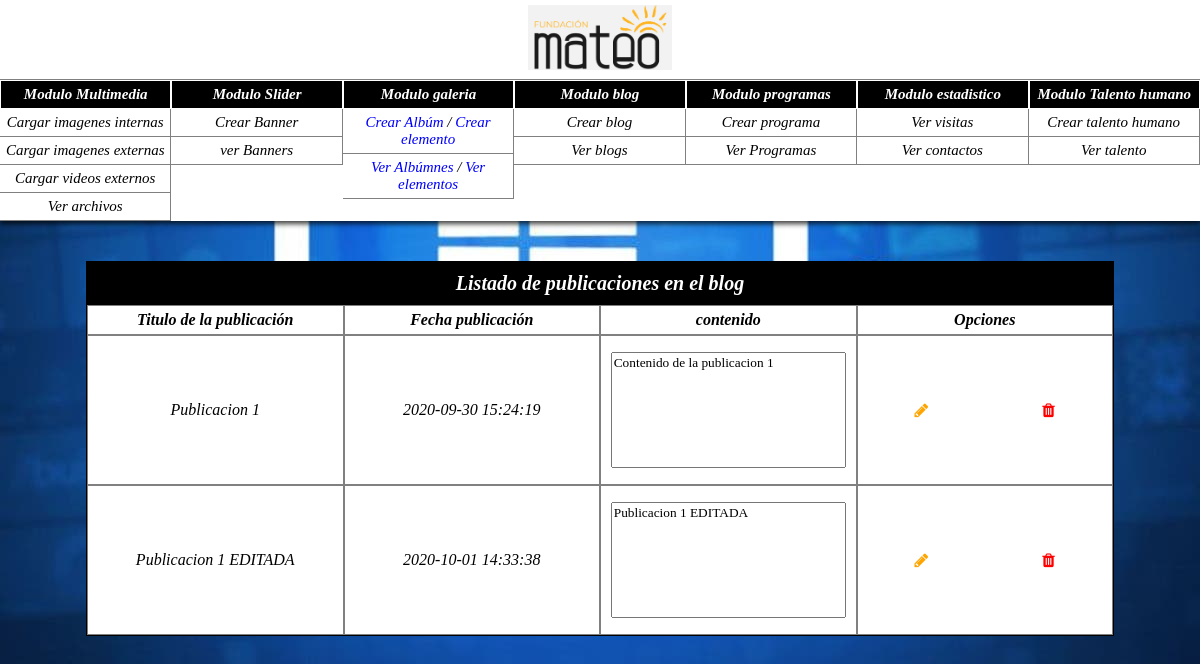
/index.php/blog/listar_blogs, run on an earlier commit of the app's database.
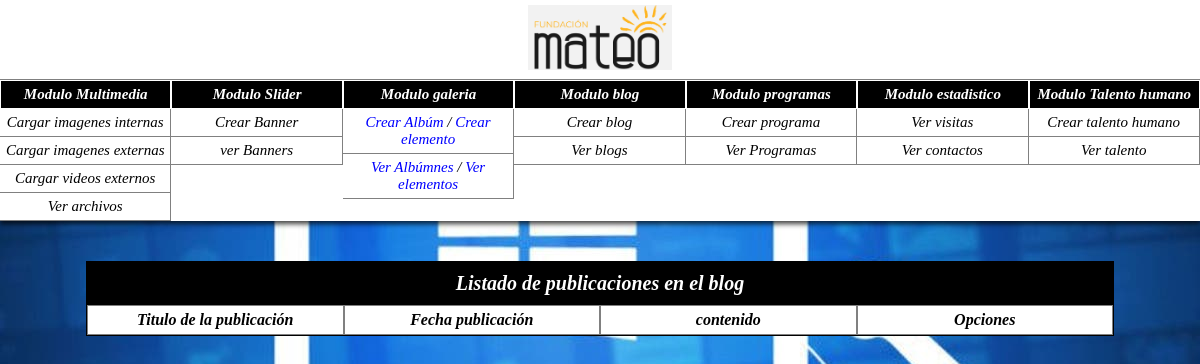
And on a later commit of the database.
### tables this page shows
CREATE TABLE `blog` (
  `blog_id` int(11) NOT NULL,
  `titulo_pub` varchar(50) NOT NULL,
  `contenido_pub` varchar(1000) NOT NULL,
  `autor_pub` varchar(20) NOT NULL,
  `fecha_pub` timestamp NOT NULL DEFAULT current_timestamp() ON UPDATE current_timestamp(),
  `portada_pub` varchar(500) NOT NULL,
  `tipo_portada` varchar(2) NOT NULL
);

### application/controllers/Blog.php (called while the page is built, shortened)
<?php
include_once "application/models/blog_model.php";
class Blog extends CI_Controller {
	public function listar_blogs()
	{
		$this->load->view('listar_blogs');
	}
	public function consultar_publicaciones(){
		$instancia = new Blog_model();
		$peticion_select = $instancia -> consultar_publicaciones();
		return $peticion_select;
	}
}

### index.php (called while the page is built, shortened)
<?php
require_once BASEPATH.'core/CodeIgniter.php';

### application/controllers/select_controller.php (called while the page is built, shortened)
<?php
include_once "Blog.php";
class Select_controller{
	public function listar_publicaciones(){
		$instancia = new Blog();
		$peticion_select = $instancia -> consultar_publicaciones();
		return $peticion_select;
	}
}
?>

### application/models/blog_model.php (called while the page is built, shortened)
<?php
class Blog_model{
	public function consultar_publicaciones(){
		$instancia_conexion = new Conexion();
		$pdo = $instancia_conexion -> obtener_conexion();
		$sql = $pdo->prepare('SELECT * FROM blog');
		$sql->execute();
		$resultado = $sql->fetchAll();
		return $resultado;
	}
}
?>

### application/views/listar_blogs.php (the view, shortened to what this page needs)
<?php
include_once "application/controllers/select_controller.php";
$instancia = new Select_controller();
$peticion_select = $instancia -> listar_publicaciones();
?>
<!DOCTYPE html>
<html lang="es">
<head>
  <link rel="stylesheet" href="../plantilla_back/css/personalizacion.css">
  <link rel="stylesheet" href="https://cdnjs.cloudflare.com/ajax/libs/font-awesome/4.7.0/css/font-awesome.min.css">
  <link rel="stylesheet" href="//cdn.jsdelivr.net/npm/alertifyjs@1.13.1/build/css/alertify.min.css"/>
</head>
<body>
  <div class="container">
    <?php
    include "header.php";
    ?>
    <div class="contenedor-dinamico-admin">
      <div class="contenedor-ajustado">
        <div class="contenedor-tabla">
          <div class="encabezado-formulario">
            Listado de publicaciones en el blog
          </div>
          <div class="table" id="encabezado_tabla">
            <div class="column-table-encabezado-pub encabezado-oculto" style="font-weight: 900;">Titulo de la publicación</div>
            <div class="column-table-encabezado-pub encabezado-oculto" style="font-weight: 900;">Fecha publicación</div>
            <div class="column-table-encabezado-pub encabezado-oculto" style="font-weight: 900;">contenido</div>
            <div class="column-table-encabezado-pub encabezado-oculto" style="font-weight: 900;">Opciones</div>
          </div>
          <div class="table" id="resultados">
            <?php
            foreach($peticion_select as $blog){
              echo '<div class="column-table-contenido-pub"><label style="margin:auto">'.$blog['titulo_pub'].'</label></div>
              <div class="column-table-encabezado-pub encabezado-visible" style="font-weight: 900;">Fecha publicación</div>
              <div class="column-table-contenido-pub"><label style="margin:auto">'.$blog['fecha_pub'].'</label></div>
              <div class="column-table-encabezado-pub encabezado-visible" style="font-weight: 900;">Contenido</div>
              <div class="column-table-contenido-pub"><textarea style="width:90%; margin:auto; resize:none; height:80%;" readonly>'.$blog['contenido_pub'].'</textarea></div>
              <div class="column-table-encabezado-pub encabezado-visible" style="font-weight: 900;">Opciones</div>
              <div class="column-table-contenido-pub"> <i class="fa fa-pencil btn-editar" id="'.$blog['blog_id'].'" style="margin:auto; color:orange; cursor:pointer;"></i><i class="fa fa-trash btn-eliminar-blog" id="'.$blog['blog_id'].'" style="margin:auto; color:red; cursor:pointer;"></i></div>';
            }
            ?>
          </div>
        </div>
      </div>
    </div>
  </div>
</body>
</html>

### application/views/header.php
<header>
  <div class="main">
    <div class="logotipo-contenedor">
      <img src="../plantilla_back/img/logo.png" alt="" class="logotipo-img">
      <br>
    </div>
    <div class="main-option">
      <div class="option">
        <div class="option-cont">
          <div class="item-option">
            <li  id="menu-multimedia">Modulo Multimedia</li>
          </div>
          <div class="item-option-sub">
            <li id="opcion1">Cargar imagenes internas</li>
          </div>
          <div class="item-option-sub">
            <li id="opcion2">Cargar imagenes externas</li>
          </div>
          <div class="item-option-sub">
            <li id="opcion3">Cargar videos externos</li>
          </div>
          <div class="item-option-sub">
            <li id="opcion4">Ver archivos </li>
          </div>
        </div>
        <div class="option-cont">
          <div class="item-option">
            <li id="menu-blog">Modulo Slider</li>
          </div>
          <div class="item-option-sub">
            <li id="opcion5">Crear Banner</li>
          </div>
          <div class="item-option-sub">
            <li id="opcion6">ver Banners</li>
          </div>
        </div>
        <div class="option-cont">
          <div class="item-option">
            <li id="menu-blog">Modulo  galeria</li>
          </div>
          <div class="item-option-sub">
            <li ><label id="opcion7" style="color:blue; cursor: pointer;">Crear Albúm</label> /  <label id="opcion8" style="color:blue; cursor: pointer;">Crear elemento</label> </li>
          </div>
          <div class="item-option-sub">
           <li ><label id="opcion9" style="color:blue; cursor: pointer;">Ver Albúmnes</label> /  <label id="opcion10" style="color:blue; cursor: pointer;">Ver elementos</label> </li>
          </div>
        </div>
        <div class="option-cont">
          <div class="item-option">
            <li id="menu-blog">Modulo blog</li>
          </div>
          <div class="item-option-sub">
            <li id="opcion11">Crear blog</li>
          </div>
          <div class="item-option-sub">
            <li id="opcion12">Ver blogs</li>
          </div>
        </div>
        <div class="option-cont">
          <div class="item-option">
            <li id="menu-data">Modulo programas</li>
          </div>
          <div class="item-option-sub">
            <li id="opcion13">Crear programa</li>
          </div>
          <div class="item-option-sub">
            <li id="opcion14">Ver Programas</li>
          </div>
        </div>
        <div class="option-cont">
          <div class="item-option">
            <li id="menu-data">Modulo estadistico</li>
          </div>
          <div class="item-option-sub">
            <li id="enlace-dona">Ver visitas</li>
          </div>
          <div class="item-option-sub">
            <li id="ver-contactos">Ver contactos</li>
          </div>
        </div>
        <div class="option-cont">
          <div class="item-option">
            <li  id="menu-multimedia">Modulo Talento humano</li>
          </div>
          <div class="item-option-sub">
            <li id="opcion17">Crear talento humano</li>
          </div>
          <div class="item-option-sub">
            <li id="opcion18">Ver talento </li>
          </div>
        </div>
      </div>
    </div>
  </div>
</header>

What changed in the data, as far as the page shows it:
removed blog: titulo_pub "Publicacion 1", fecha_pub "2020-09-30 15:24:19", contenido_pub "Contenido de la publicacion 1"
removed blog: titulo_pub "Publicacion 1 EDITADA", fecha_pub "2020-10-01 14:33:38", contenido_pub "Publicacion 1 EDITADA"
